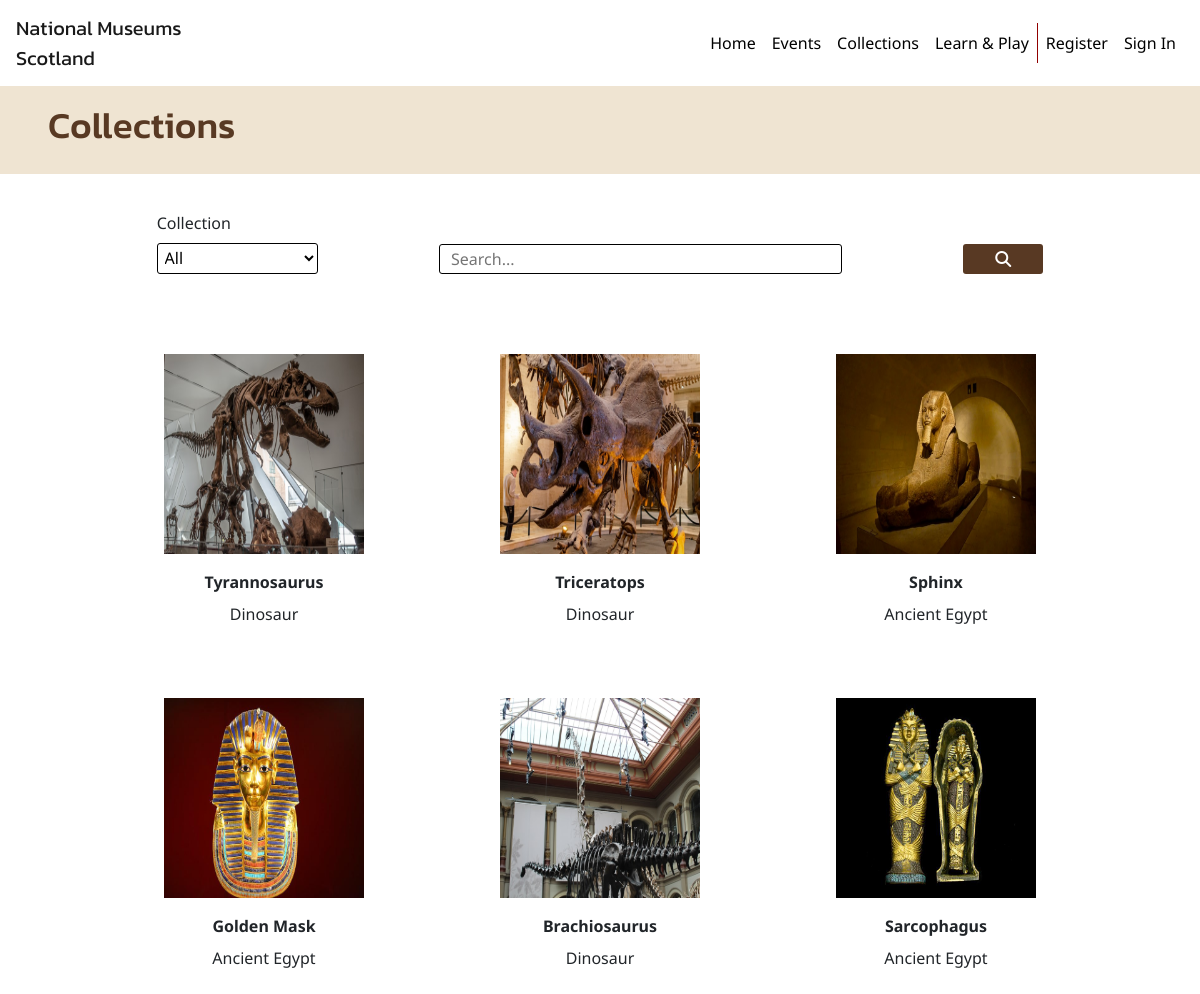
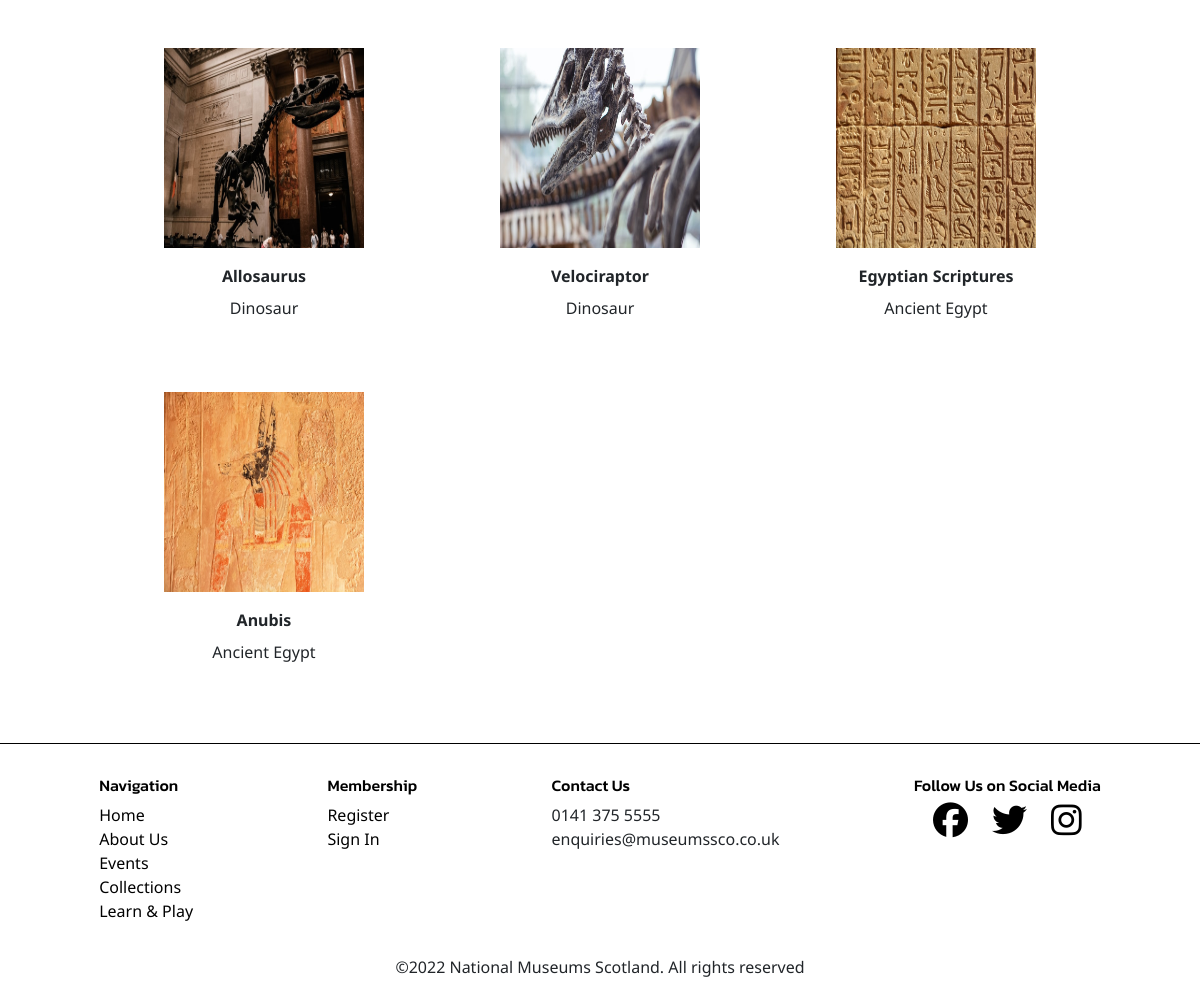
The page /collections.php on the database its author committed (2 pictures, top to bottom).
### tables this page shows
CREATE TABLE IF NOT EXISTS `collection` (
  `itemID` int NOT NULL AUTO_INCREMENT,
  `itemName` varchar(50) NOT NULL,
  `collection` varchar(15) NOT NULL,
  `image` varchar(40) NOT NULL,
  PRIMARY KEY (`itemID`)
);

### collections.php (the view, shortened to what this page needs)
<!DOCTYPE html>
<html lang="en">
<head>
    <link rel="stylesheet" href="https://stackpath.bootstrapcdn.com/bootstrap/4.1.3/css/bootstrap.min.css">
    <link rel="stylesheet" href="styles/styles.css">
</head>
<body>
    <div class="page-container">
        <header>
            <nav class="navbar navbar-expand-md navbar-light ">
                <a class="navbar-brand" href="index.php">National Museums <br> Scotland</a>
                <div class="collapse navbar-collapse" id="navbarNavAltMarkup">
                    <div class="navbar-nav">
                        <a class="nav-item nav-link " href="index.php">Home</a>
                        <a class="nav-item nav-link" href="events.php">Events</a>
                        <a class="nav-item nav-link" href="collections.php">Collections<span class="sr-only">(current)</span></a>
                        <a class="nav-item nav-link" href="learn-and-play.php">Learn & Play</a>
                        <?php
                        if (isset($_SESSION["username"]) and isset($_SESSION["memberID"])) {
                            echo '<a class="nav-item nav-link" href="account.php">Account</a>';
                            echo '<a class="nav-item nav-link" href="sign-out.php">Sign Out</a>';
                        } else {
                            echo '<a class="nav-item nav-link" href="register-form.php">Register</a>';
                            echo '<a class="nav-item nav-link" href="sign-in-form.php">Sign In</a>';
                        }
                        ?>
                    </div>
                </div>
            </nav>
        </header>
        <main>
            <div class="heading-banner">
                <h1>Collections</h1>
            </div>
            <div class="content-container">
                <div class="search-container">
                    <form action="<?php echo htmlspecialchars($_SERVER['PHP_SELF']); ?>" method="GET">
                        <div class="label-input">
                            <label for="collection">Collection</label>
                            <select class="input" name="collection" id="collection">
                                <option value="All">All</option>
                            </select>
                        </div>
                        <input type="search" class="collection-search input text-input" name="q" placeholder="Search..." pattern="[A-Za-z ]{1,30}" title="Letters only" maxlength="30">
                        <button type="submit" class="button collection-submit" name="submit">
                            <i class="fa-solid fa-magnifying-glass"></i>
                        </button>
                    </form>
                </div>
                <div class="collection-grid">
                    <?php
                    function displayItem($row)
                    {
                        echo "<div class='item'>";
                        echo "<img class='item-img' src=" . $row['image'] . " alt='" .$row['itemName']."'>";
                        echo "<p class='itemName'><strong>" . $row['itemName'] . "</strong></p>";
                        echo "<p>" . $row['collection'] . "</p>";
                        echo "</div>";
                    }
                    function displayAllItems()
                    {
                        include "includes/dbconx.php";
                        $sql = "SELECT itemName,collection,image FROM collection";
                        $result = $conn->query($sql);
                        if ($result->num_rows > 0) {
                            while ($row = $result->fetch_assoc()) {
                                displayItem($row);
                            }
                        }
                    }
                    if (isset($_GET["submit"]) and isset($_GET["collection"]) and isset($_GET["q"])) {
                        include "includes/dbconx.php";
                        $collection = $_GET["collection"];
                        $trimSearchString = trim($_GET["q"]);
                        $searchString = "%" . $trimSearchString . "%";
                        if ($searchString == "%%") {
                            if ($collection == "All") {
                                displayAllItems();
                            } else {
                                $sql = "SELECT itemName,collection,image FROM collection WHERE collection=?";
                                $stmt = $conn->prepare($sql);
                                $stmt->bind_param("s", $collection);
                                $stmt->execute();
                                $result = $stmt->get_result();
                                while ($row = $result->fetch_assoc()) {
                                    displayItem($row);
                                }
                            }
                        } else {
                            if ($collection == "All") {
                                $sql = "SELECT itemName,collection,image FROM collection WHERE itemName LIKE ?";
                                $stmt = $conn->prepare($sql);
                                $stmt->bind_param("s", $searchString);
                                $stmt->execute();
                                $result = $stmt->get_result();
                                if ($result->num_rows > 0) {
                                    while ($row = $result->fetch_assoc()) {
                                        displayItem($row);
                                    }
                                } else {
                                    echo "<p>No results found</p>";
                                }
                            } else {
                                $sql = "SELECT itemName,collection,image FROM collection WHERE collection=? AND itemName LIKE ?";
                                $stmt = $conn->prepare($sql);
                                $stmt->bind_param("ss", $collection, $searchString);
                                $stmt->execute();
                                $result = $stmt->get_result();
                                if ($result->num_rows > 0) {
                                    while ($row = $result->fetch_assoc()) {
                                        displayItem($row);
                                    }
                                } else {
                                    echo "<p>No results found</p>";
                                }
                            }
                        }
                        $conn->close();
                    } else {
                        displayAllItems();
                    }
                    ?>
                </div>
            </div>
        </main>
        <footer>
            <div class="footer-links footer-nav">
                <h2 class="footer-heading">
                    <bold>Navigation</bold>
                </h2>
                <ul>
                    <li><a href="index.php">Home</a></li>
                    <li><a href="index.php">About Us</a></li>
                    <li><a href="events.php">Events</a></li>
                    <li><a href="collections.php">Collections</a></li>
                    <li><a href="learn-and-play.php">Learn & Play</a></li>
                </ul>
            </div>
            <div class="footer-links footer-membership">
                <h2 class="footer-heading">
                    <bold>Membership</bold>
                </h2>
                <ul>
                    <li><a href="register-form.php">Register</a></li>
                    <li><a href="sign-in-form.php">Sign In</a></li>
                </ul>
            </div>
            <div class="footer-links footer-contact">
                <h2 class="footer-heading">
                    <bold>Contact Us</bold>
                </h2>
                <ul>
                    <li>
                        0141 375 5555
                    </li>
                    <li>
                        enquiries@museumssco.co.uk
                    </li>
                </ul>
            </div>
            <div class="footer-social">
                <h2 class="footer-heading">
                    <bold>Follow Us on Social Media</bold>
                </h2>
                <ul class="social-icons">
                    <li><a href="#"><i class="fa-brands fa-facebook"></i></a></li>
                    <li><a href="#"><i class="fa-brands fa-twitter"></i></a></li>
                    <li><a href="#"><i class="fa-brands fa-instagram"></i></a></li>
                </ul>
            </div>
            <div class="footer-legal">
                <p>&copy;<span id="year"></span> National Museums Scotland. All rights reserved</p>
            </div>
        </footer>
    </div>
</body>
</html>

### styles/styles.css (style rules this page uses)
* { margin:0;padding:0;box-sizing: border-box; }
body { font-family: 'Noto Sans', sans-serif; }
h1,h2 { color:#583923;font-family: 'Kanit',sans-serif; }
h1 { font-size: 2.3rem; }
h2 { font-size:1.875rem }
input[type="submit"],button { cursor:pointer; }
select { background-color: white; }
a { color:black; }
.navbar-light .navbar-brand { font-family: 'Kanit', sans-serif; }
.navbar-light .navbar-nav .nav-link { color: black; }
.navbar-nav a:nth-child(4) { border-right: 1.3px solid #910000; }
.navbar-nav { margin-left: auto; }
.heading-banner { background-color:#EFE4D2; display:flex; align-items: center; padding:18px 4%; }
.heading-banner h1 { padding-right:0.5em; }
main { margin-bottom:6em; }
.button { border-radius: 3px;background-color: #583923;border:none;font-weight: bold;color:white; }
.content-container { margin:0 8%; }
.search-container { margin-top:2.3em; }
.search-container form { display: flex;justify-content: space-around; }
.label-input { display:flex;flex-direction: column; }
.event-submit,.collection-submit,.collection-search { align-self: end; }
.input { padding:0.15em 0 0.15em 0.18em; border:1.4px solid black; border-radius:3px; }
.collection-submit { height:1.89em; padding:0 2em; }
#collection { padding-right:2em; }
.collection-search { height:1.89em;width:40%; }
.text-input { padding-left: 0.7em; }
.collection-grid { display:grid; grid-template-columns: repeat(auto-fit, minmax(300px, 1fr)); row-gap: 4em; margin-top:5em; justify-items: center; }
.item { text-align: center; }
.item-img { width:200px; height:200px; }
.item p { margin-bottom:0.5em; }
.itemName { margin-top:1em; }
.page-container { position:relative; min-height:100vh; padding-bottom:2.5em; }
footer { position:absolute; border-top:1px solid black; padding:2em ; bottom:0; width:100%; height:2.5em; display: grid; grid-template-areas: "navigation membership contact social" "legal legal legal legal" ; }
.footer-heading { font-size: 1rem;color:black }
.footer-nav { grid-area:navigation;margin:0 auto; }
.footer-membership { grid-area:membership;margin: 0 auto; }
.footer-contact { grid-area:contact;margin: 0 auto; }
.footer-social { grid-area:social;text-align: center;margin: 0 auto; }
.footer-legal { grid-area:legal;text-align: center;margin: 0 auto;margin-top:1em; }
.social-icons { display: flex;gap:1.5em;justify-content: center; }
.fa-brands { font-size: 35px; color:black; }
li { list-style-type: none; }

### rows shown on the page
collection: image (picture), itemName "Tyrannosaurus", collection "Dinosaur"
collection: image (picture), itemName "Triceratops", collection "Dinosaur"
collection: image (picture), itemName "Sphinx", collection "Ancient Egypt"
collection: image (picture), itemName "Golden Mask", collection "Ancient Egypt"
collection: image (picture), itemName "Brachiosaurus", collection "Dinosaur"
collection: image (picture), itemName "Sarcophagus", collection "Ancient Egypt"
collection: image (picture), itemName "Allosaurus", collection "Dinosaur"
collection: image (picture), itemName "Velociraptor", collection "Dinosaur"
collection: image (picture), itemName "Egyptian Scriptures", collection "Ancient Egypt"
collection: image (picture), itemName "Anubis", collection "Ancient Egypt"
